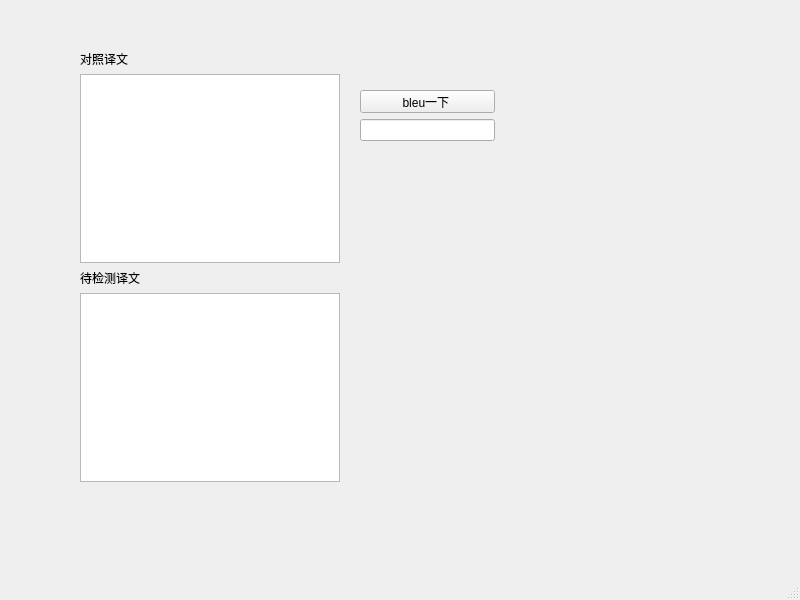
<?xml version="1.0" encoding="UTF-8"?>
<ui version="4.0">
 <class>MainWindow</class>
 <widget class="QMainWindow" name="MainWindow">
  <property name="geometry">
   <rect>
    <x>0</x>
    <y>0</y>
    <width>800</width>
    <height>600</height>
   </rect>
  </property>
  <property name="windowTitle">
   <string>MainWindow</string>
  </property>
  <widget class="QWidget" name="centralwidget">
   <widget class="QWidget" name="">
    <property name="geometry">
     <rect>
      <x>80</x>
      <y>50</y>
      <width>260</width>
      <height>432</height>
     </rect>
    </property>
    <layout class="QVBoxLayout" name="verticalLayout_3">
     <item>
      <layout class="QVBoxLayout" name="verticalLayout_2">
       <item>
        <widget class="QLabel" name="label">
         <property name="text">
          <string>对照译文</string>
         </property>
        </widget>
       </item>
       <item>
        <widget class="QTextEdit" name="reference_textEdit"/>
       </item>
      </layout>
     </item>
     <item>
      <layout class="QVBoxLayout" name="verticalLayout">
       <item>
        <widget class="QLabel" name="label_2">
         <property name="text">
          <string>待检测译文</string>
         </property>
        </widget>
       </item>
       <item>
        <widget class="QTextEdit" name="candidate_textEdit"/>
       </item>
      </layout>
     </item>
    </layout>
   </widget>
   <widget class="QWidget" name="">
    <property name="geometry">
     <rect>
      <x>360</x>
      <y>90</y>
      <width>135</width>
      <height>51</height>
     </rect>
    </property>
    <layout class="QVBoxLayout" name="verticalLayout_4">
     <item>
      <widget class="QPushButton" name="bleu_pushButton">
       <property name="text">
        <string>bleu一下 </string>
       </property>
      </widget>
     </item>
     <item>
      <widget class="QLineEdit" name="output_lineEdit"/>
     </item>
    </layout>
   </widget>
  </widget>
  <widget class="QMenuBar" name="menubar">
   <property name="geometry">
    <rect>
     <x>0</x>
     <y>0</y>
     <width>800</width>
     <height>23</height>
    </rect>
   </property>
  </widget>
  <widget class="QStatusBar" name="statusbar"/>
 </widget>
 <resources/>
 <connections/>
</ui>
